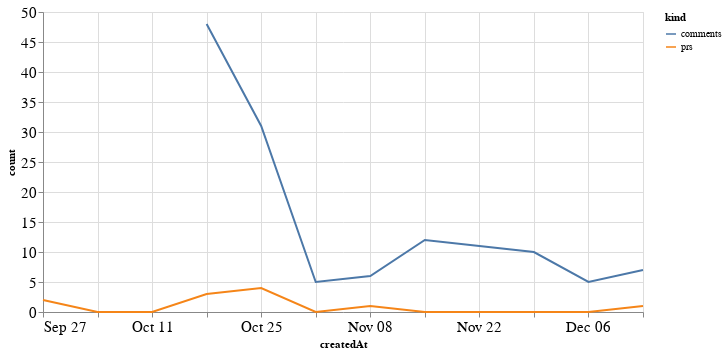

The cell this chart's notebook holds for it:
### Code cell
alt.Chart(total_time, width=600).mark_line().encode(
    x='createdAt',
    y='count',
    color='kind'
)

### Figure 1 — Vega-Lite specification as saved in the notebook (floating-point values rounded to 4 significant figures)
{"config": {"axisLeft": {"labelFontSize": 15}, "axisBottom": {"labelFontSize": 15}}, "data": {"name": "data-31e13f668a16e75388947d41e8edc809"}, "mark": "line", "encoding": {"color": {"type": "nominal", "field": "kind"}, "x": {"type": "temporal", "field": "createdAt"}, "y": {"type": "quantitative", "field": "count"}}, "width": 600, "$schema": "https://vega.github.io/schema/vega-lite/v4.8.1.json", "datasets": {"data-31e13f668a16e75388947d41e8edc809": [{"createdAt": "2020-09-27T00:00:00", "kind": "prs", "count": 2.0}, {"createdAt": "2020-10-04T00:00:00", "kind": "prs", "count": 0.0}, {"createdAt": "2020-10-11T00:00:00", "kind": "prs", "count": 0.0}, {"createdAt": "2020-10-18T00:00:00", "kind": "prs", "count": 3.0}, {"createdAt": "2020-10-25T00:00:00", "kind": "prs", "count": 4.0}, {"createdAt": "2020-11-01T00:00:00", "kind": "prs", "count": 0.0}, {"createdAt": "2020-11-08T00:00:00", "kind": "prs", "count": 1.0}, {"createdAt": "2020-11-15T00:00:00", "kind": "prs", "count": 0.0}, {"createdAt": "2020-11-22T00:00:00", "kind": "prs", "count": 0.0}, {"createdAt": "2020-11-29T00:00:00", "kind": "prs", "count": 0.0}, {"createdAt": "2020-12-06T00:00:00", "kind": "prs", "count": 0.0}, {"createdAt": "2020-12-13T00:00:00", "kind": "prs", "count": 1.0}, {"createdAt": "2020-09-27T00:00:00", "kind": "comments", "count": null}, {"createdAt": "2020-10-04T00:00:00", "kind": "comments", "count": null}, {"createdAt": "2020-10-11T00:00:00", "kind": "comments", "count": null}, {"createdAt": "2020-10-18T00:00:00", "kind": "comments", "count": 48.0}, {"createdAt": "2020-10-25T00:00:00", "kind": "comments", "count": 31.0}, {"createdAt": "2020-11-01T00:00:00", "kind": "comments", "count": 5.0}, {"createdAt": "2020-11-08T00:00:00", "kind": "comments", "count": 6.0}, {"createdAt": "2020-11-15T00:00:00", "kind": "comments", "count": 12.0}, {"createdAt": "2020-11-22T00:00:00", "kind": "comments", "count": 11.0}, {"createdAt": "2020-11-29T00:00:00", "kind": "comments", "count": 10.0}, {"createdAt": "2020-12-06T00:00:00", "kind": "comments", "count": 5.0}, {"createdAt": "2020-12-13T00:00:00", "kind": "comments", "count": 7.0}]}}
